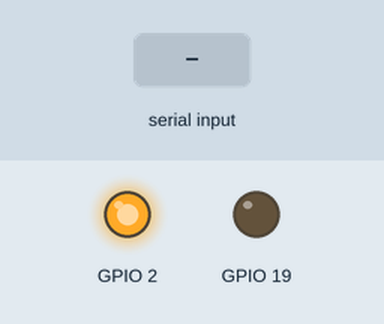
Recording of a sketch running on a simulated ESP32. Parts: output pins drawn as LEDs (lit = HIGH). The test bench sets the inputs (shaded band). Random numbers use the default seed unless the sketch sets one; nothing arrives over Bluetooth unless stated; what the sketch prints to the serial monitor is not drawn.

Above: at 1.2 s.
1.3 s: "A" received over the second serial link
At 2.5 s:
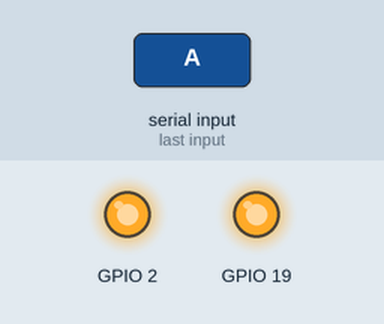
2.8 s: "a" received over the second serial link
At 3.9 s:
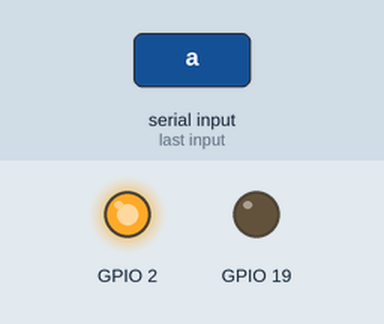
Timing chart, 0 to 5.8 s (numbered marks = the images above; inputs shaded):
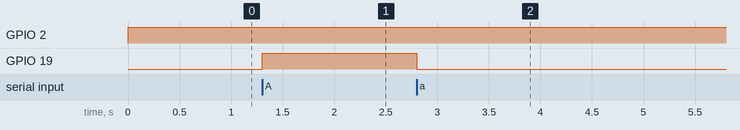

The sketch:

Aula13_Millis_Send_And_Receive.ino
```cpp
#include "BluetoothSerial.h"

String device_name = "ESP32_Andre";  //Nome do dispositivo
int valor;                           //Variável para enviar número randômico
char dado;                           //Variável pra recebimeno de dados
unsigned long tempoAnterior = 0;     //Variável para função Millis


//Verificação de conexão Bletooth
#if !defined(CONFIG_BT_ENABLED) || !defined(CONFIG_BLUEDROID_ENABLED)
#error Bluetooth is not enabled! Please run make menuconfig to and enable it
#endif

#if !defined(CONFIG_BT_SPP_ENABLED)
#error Serial Bluetooth not available or not enabled. It is only available for the ESP32 chip.
#endif

BluetoothSerial SerialBT;  //Instância para gerenciar informações trafegadas

void setup() {
  Serial.begin(115200);
  SerialBT.begin(device_name);
  Serial.printf("Agora é deve parear");
  pinMode(2, OUTPUT);
  pinMode(19, OUTPUT);
}

//Função para estabelecer conexão via Bluettoth
void conexao() {
  if (SerialBT.connected())
    digitalWrite(2, HIGH);  //liga LED do ESP32 se conexão estabelecida
  else
    digitalWrite(2, LOW);  //desliga LED do ESP32 se conexão estabelecida
}

//Função para enviar números randômicos para aplicativo
void randomico() {
  valor = random(0, 1000);
  if ((millis() - tempoAnterior) > 1000) {
    tempoAnterior = millis();
    SerialBT.println(valor);
  }
}

//Função para receber comandos do aplicativo e realizar ações
void controle() {
  dado = SerialBT.read();
  if (dado == 'A')
    digitalWrite(19, HIGH);
  if (dado == 'a')
    digitalWrite(19, LOW);
}

void loop() {
  conexao();
  randomico();
  controle();
}
```

Measured:
- after the input at 1.3 s, GPIO 19: LOW → HIGH at once
- after the input at 2.8 s, GPIO 19: HIGH → LOW at once
